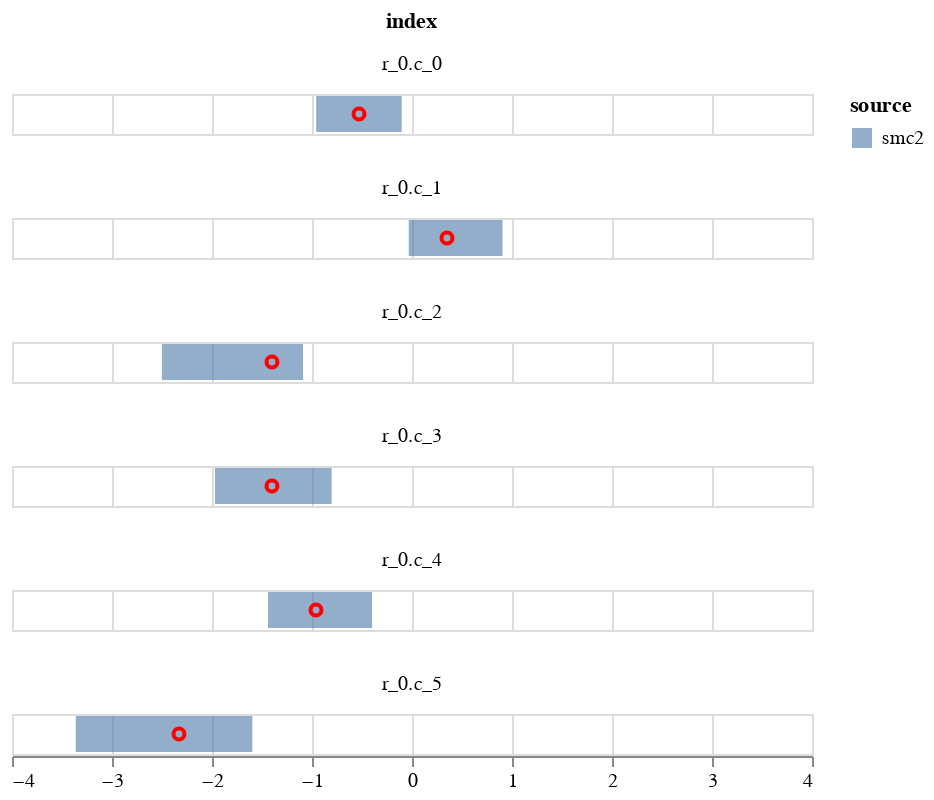

Source (notebook cell):
### Code cell
param = 'alpha'
df = get_post_df(ps[param])
df_quant = df.groupby(['row', 'col'])[['value']].quantile(0.025).reset_index()
df_quant.rename({'value':'q1'}, axis=1, inplace=True)
df_quant2 = df.groupby(['row', 'col'])[['value']].quantile(0.975).reset_index()
df_quant2.rename({'value':'q2'}, axis=1, inplace=True)

df = df_quant.merge(df_quant2, on=['row', 'col'])

# simple quantile chart
df['source'] = 'mcmc'

df['index'] = 'r_' + df.row.astype(str)+'.c_'+df.col.astype(str)
df = df.loc[:,['index', 'q1', 'q2']]
df['source'] = 'smc2'
dd = pd.DataFrame(exp_data.raw_data['alpha'], columns=['data'])
dd['col'] = np.arange(6)
dd['row'] = 0
dd['index'] = 'r_' + dd.row.astype(str)+'.c_'+dd.col.astype(str)
dd = dd.loc[:,['index', 'data']]
plot_data = df.merge(dd, on=['index'])

c1 = alt.Chart(plot_data).mark_bar(opacity=0.6).encode(
    alt.X('q1', title=None,  scale=alt.Scale(domain=[-4,4])),
    alt.X2('q2', title=None),
    alt.Color('source'),    
)
    

c2 = alt.Chart(plot_data).mark_point(opacity=1, color='red').encode(
        alt.X('data', title=None),
)
(c1+c2).facet(
       'index',
    columns=1
    )

### Figure 1 — Vega-Lite specification as saved in the notebook (floating-point values rounded to 4 significant figures)
{"config": {"view": {"continuousWidth": 400, "continuousHeight": 300}}, "data": {"name": "data-6dcf1449d5b4c3a918ad52e423ccf10a"}, "facet": {"type": "nominal", "field": "index"}, "spec": {"layer": [{"mark": {"type": "bar", "opacity": 0.6}, "encoding": {"color": {"type": "nominal", "field": "source"}, "x": {"type": "quantitative", "field": "q1", "scale": {"domain": [-4, 4]}, "title": null}, "x2": {"field": "q2", "title": null}}}, {"mark": {"type": "point", "color": "red", "opacity": 1}, "encoding": {"x": {"type": "quantitative", "field": "data", "title": null}}}]}, "columns": 1, "$schema": "https://vega.github.io/schema/vega-lite/v4.8.1.json", "datasets": {"data-6dcf1449d5b4c3a918ad52e423ccf10a": [{"index": "r_0.c_0", "q1": -0.9583, "q2": -0.1028, "source": "smc2", "data": -0.53}, {"index": "r_0.c_1", "q1": -0.0326, "q2": 0.9055, "source": "smc2", "data": 0.35}, {"index": "r_0.c_2", "q1": -2.501, "q2": -1.09, "source": "smc2", "data": -1.4}, {"index": "r_0.c_3", "q1": -1.97, "q2": -0.8031, "source": "smc2", "data": -1.4}, {"index": "r_0.c_4", "q1": -1.44, "q2": -0.3989, "source": "smc2", "data": -0.96}, {"index": "r_0.c_5", "q1": -3.362, "q2": -1.596, "source": "smc2", "data": -2.33}]}}
